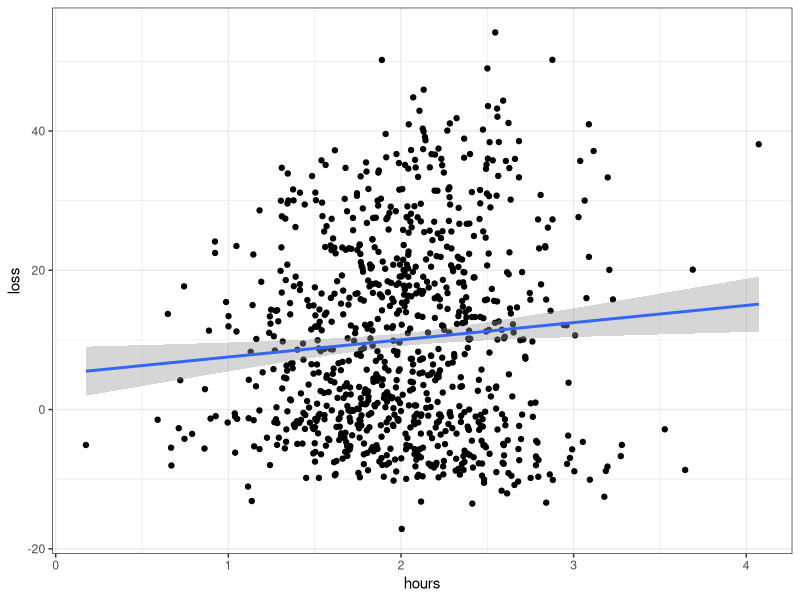

The R script that drew this image:
## ---- chunk 1
library(tidyverse)
## ---- chunk 2
dat <- read_csv('RawData/Treening.csv')

# draw a graph
ggplot(data = dat, aes(x = hours, y = loss)) +
  geom_point()+
  geom_smooth(method = 'lm')+
  theme_bw()+
  theme()
